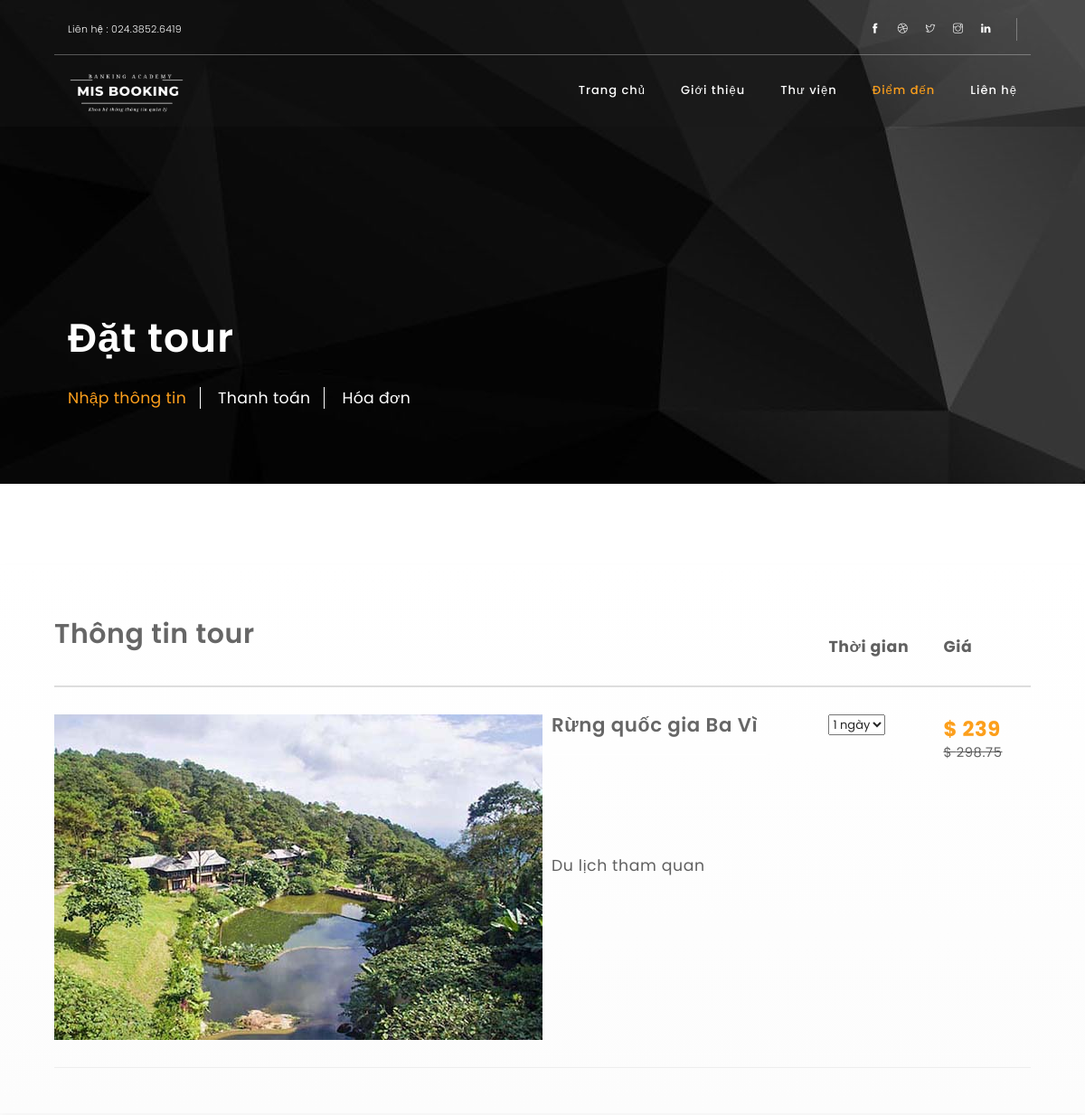
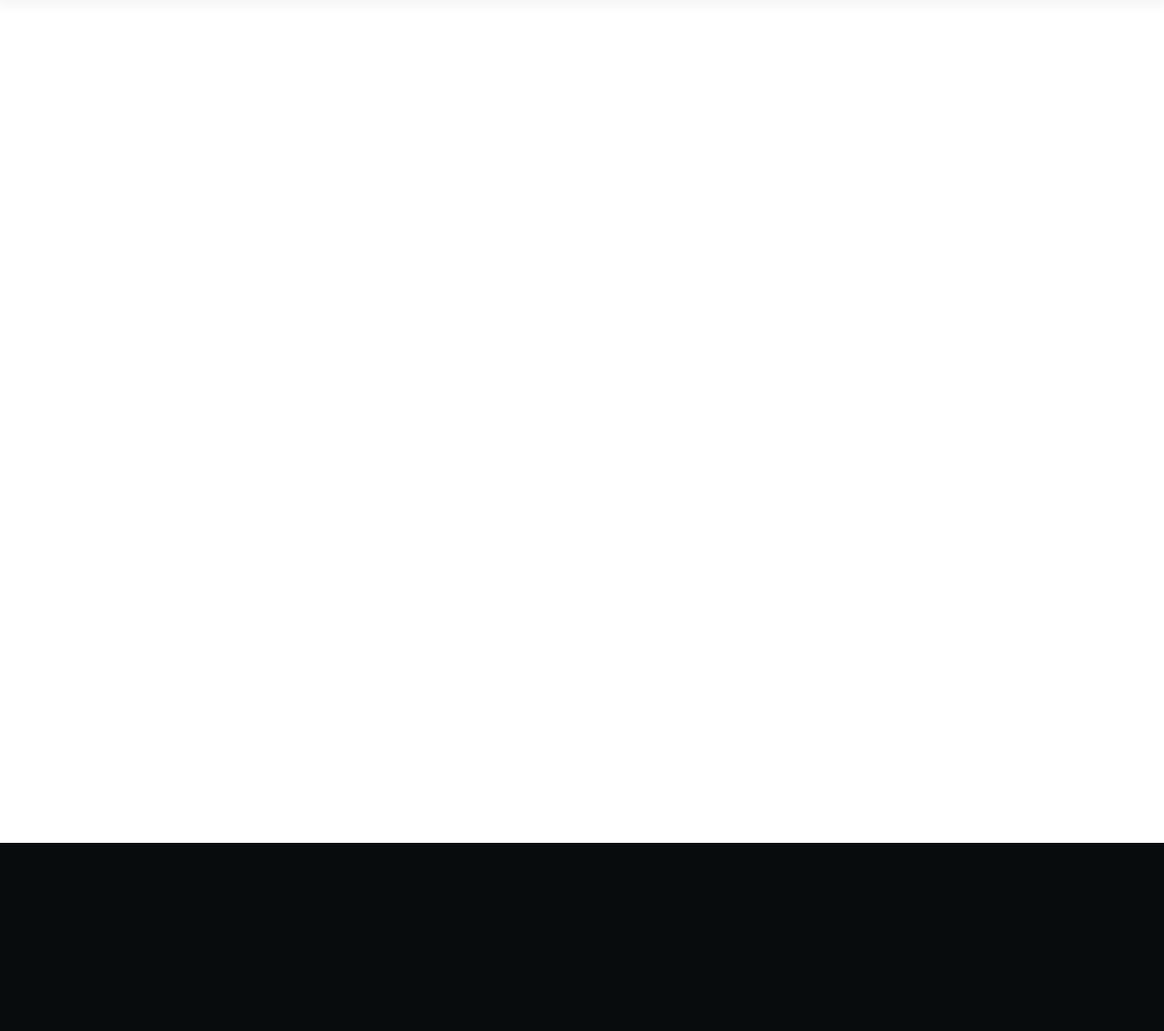
The app's page /ecommerce-form.php?id=1 with its own data (2 pictures, top to bottom).
### tables this page shows
CREATE TABLE `tbl_tour` (
  `id_tour` int(11) NOT NULL,
  `loai_hinh` varchar(30) NOT NULL,
  `diem_den` varchar(50) NOT NULL,
  `khoang_thoi_gian` varchar(30) NOT NULL,
  `anh_1` varchar(255) NOT NULL,
  `anh_2` varchar(255) NOT NULL,
  `gioi_thieu_tour` text NOT NULL,
  `dich_vu_1` varchar(40) NOT NULL,
  `dich_vu_2` varchar(40) NOT NULL,
  `dich_vu_3` varchar(40) NOT NULL,
  `dich_vu_4` varchar(40) NOT NULL,
  `dich_vu_5` varchar(40) NOT NULL,
  `gia` int(11) NOT NULL,
  `link` text NOT NULL
);

### ecommerce-form.php (the view, shortened to what this page needs)
<!DOCTYPE html>
<html lang="zxx">
<head>
    <link href="css/bootstrap.min.css" rel="stylesheet">
    <link rel="stylesheet" href="css/themify-icons.css">
    <link href="font-awesome/css/font-awesome.css" rel="stylesheet">
    <link href="css/datepicker.min.css" rel="stylesheet">
    <link rel="stylesheet" type="text/css" href="css/fullwidth.css" media="screen" />
  <link rel="stylesheet" type="text/css" href="rs-plugin/css/settings.css" media="screen" />
    <link rel="stylesheet" href="css/rev-settings.css" type="text/css">
    <link href="css/animated-on3step.css" rel="stylesheet">
    <link href="css/owl.carousel.css" rel="stylesheet">
    <link href="css/owl.theme.css" rel="stylesheet">
    <link href="css/on3step-style.css" rel="stylesheet">
    <link href="css/queries-on3step.css" media="all" rel="stylesheet">
  </head>
  <body>
   <div class="content-wrapper">
   <header class="init">
    <div class="container-fluid m-5-hor">
    <div class="row">
        <div class="subnav">
         <div class="col-md-6">
          <div class="left">
            <div class="social-icons-subnav hidden-sm hidden-xs">
                <div>Liên hệ : 024.3852.6419</div>
            </div>
          </div>
         </div>
         <div class="col-md-6">
          <div class="right">
            <div id="sub-icon" class="social-icons-subnav">
                <a href="#"><span class="ti-facebook"></span></a>
                <a href="#"><span class="ti-dribbble"></span></a>
                <a href="#"><span class="ti-twitter"></span></a>
                <a href="#"><span class="ti-instagram"></span></a>
                <a href="#"><span class="ti-linkedin"></span></a>
            </div>
          </div>
         </div>
        </div>
    </div>
    </div>
      <div class="navbar-default-white navbar-fixed-top">
        <div class="container-fluid m-5-hor">
        <div class="row">
          <a class="navbar-brand white" href="index.php">
          <img class="white" alt="logo" src="img/logo.png">
          </a>
          <div class="white menu-init" id="main-menu">
            <nav id="menu-center">
              <ul>
                <li>
                 <a href="index.php">Trang chủ </a>
                </li>
                <li>
                  <a href="about.php">Giới thiệu</a>
                </li>
                <li>
                  <a href="works.php">Thư viện </a>
                </li>
                <li>
                  <a  href="destination.php" class="actived">Điểm đến </a>
                </li>
                <li>
                  <a  href="contact.php">Liên hệ</a>
                </li>
              </ul>
            </nav>
          </div>
        </div>
        </div>
      </div>
      </header>
      <section id="subheader-commerce">
        <div class="container-fluid m-5-hor">
          <div class="row">
            <div class="col-md-12">
              <h1>
                Đặt tour
              </h1>
              <div class="commerce-step">
               <a class="active">Nhập thông tin</a>
               <a>Thanh toán</a>
               <a>Hóa đơn</a>
              </div>
            </div>
        </div>
       </div>
      </section>
      <section id="tab-commerce" class="no-bottom">
      </section>
      <section id="content-commerce">
      <div class="container-fluid m-5-hor onStep" data-animation="fadeInUp" data-time="300">
        <div class="row">
      <div class="table-responsive">
        <table class="table">
        <thead>
        <tr>
        <th><h2 class="big-heading">Thông tin tour</h2></th>
        <th></th>
        <th>Thời gian</th>
        <th>Giá</th>
        </tr>
        </thead>
        <tbody>
        <tr>
        <?php
          $ket_noi = mysqli_connect("localhost","root","","mis_booking");
          $id=$_GET["id"];
          $sql = "SELECT * FROM `tbl_tour` WHERE `id_tour` = '".$id."' " ;
          $noi_dung_tour = mysqli_query($ket_noi,$sql);
          while ($row = mysqli_fetch_array($noi_dung_tour))
          {
        ;?>
        <td><img alt="commerce" src="img/tour/<?php echo $row["anh_1"];?>"></td>
              <td>
              <div class="flexCont">
               <h3 class="type big-heading"><?php echo $row["diem_den"];?></h3>
               <div class="subtype"><?php echo $row["loai_hinh"];?></div>
              </div>
              </td>
              <td>
              <select>
              <option value="" selected><?php echo $row["khoang_thoi_gian"];?></option>
              </select>
              </td>
              <td>
              <div class="price big-heading">$ <?php echo $row["gia"];?></div>
              <div class="disc">$ <?php echo $row["gia"]*1.25;?></div>
              </td>
            </tr>
        </tbody>
        </table>
      </div>
        </div>
      </div>
      </section>
      <section>
      </section>
      <?php
          }
      ;?>
      <footer class="main text-center">
        <div class="container-fluid m-5-hor">
          <div class="row">
          </div>
        </div>
    </div>
  </body>
</html>

### css/fullwidth.css (style rules this page uses)
html { overflow-x:hidden; padding: 0 !important; background:#fff; margin:0px !important; }

### records on screen
tbl_tour: diem_den "Rừng quốc gia Ba Vì", loai_hinh "Du lịch tham quan", khoang_thoi_gian "1 ngày", gia "239", $row['gia']*1.25 "298.75"
